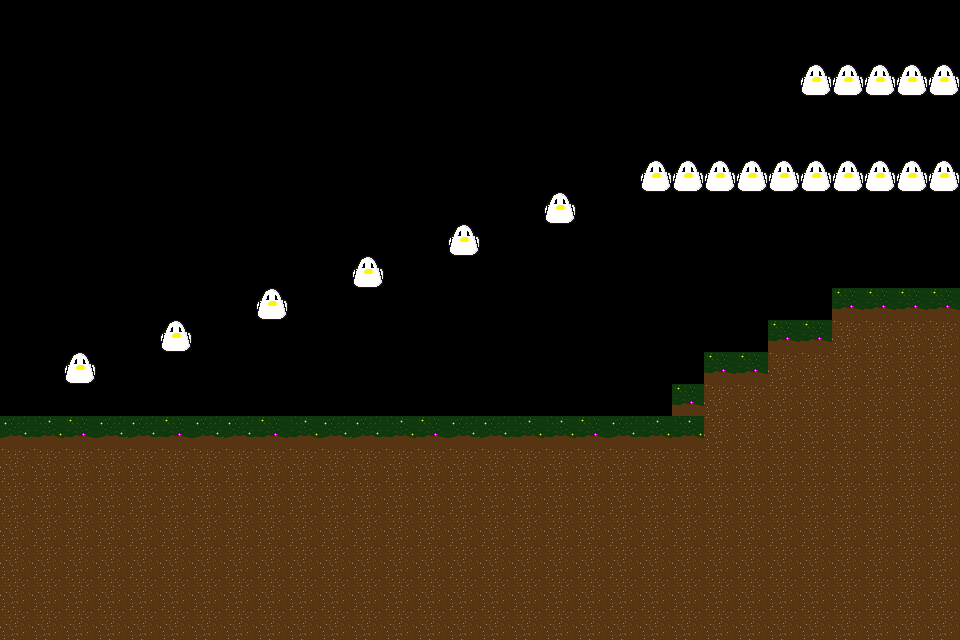

This is a level from a 2D game, rendered from its Tiled map with the project's own tilesets. A one-line summary and the complete map file follow:
An orthogonal 30x20 tile map with 32x32 px tiles, 1 tile layer (Tile Layer 1).

<map version="1.10" tiledversion="1.10.2" orientation="orthogonal" renderorder="right-down" width="30" height="20" tilewidth="32" tileheight="32" infinite="0" nextlayerid="2" nextobjectid="1">
 <tileset firstgid="1" source="Jungle.tsx" />
 <layer id="1" name="Tile Layer 1" width="30" height="20">
  <data encoding="csv">
0,0,0,0,0,0,0,0,0,0,0,0,0,0,0,0,0,0,0,0,0,0,0,0,0,0,0,0,0,0,
0,0,0,0,0,0,0,0,0,0,0,0,0,0,0,0,0,0,0,0,0,0,0,0,0,0,0,0,0,0,
0,0,0,0,0,0,0,0,0,0,0,0,0,0,0,0,0,0,0,0,0,0,0,0,0,5,5,5,5,5,
0,0,0,0,0,0,0,0,0,0,0,0,0,0,0,0,0,0,0,0,0,0,0,0,0,0,0,0,0,0,
0,0,0,0,0,0,0,0,0,0,0,0,0,0,0,0,0,0,0,0,0,0,0,0,0,0,0,0,0,0,
0,0,0,0,0,0,0,0,0,0,0,0,0,0,0,0,0,0,0,0,5,5,5,5,5,5,5,5,5,5,
0,0,0,0,0,0,0,0,0,0,0,0,0,0,0,0,0,5,0,0,0,0,0,0,0,0,0,0,0,0,
0,0,0,0,0,0,0,0,0,0,0,0,0,0,5,0,0,0,0,0,0,0,0,0,0,0,0,0,0,0,
0,0,0,0,0,0,0,0,0,0,0,5,0,0,0,0,0,0,0,0,0,0,0,0,0,0,0,0,0,0,
0,0,0,0,0,0,0,0,5,0,0,0,0,0,0,0,0,0,0,0,0,0,0,0,0,0,3,3,3,3,
0,0,0,0,0,5,0,0,0,0,0,0,0,0,0,0,0,0,0,0,0,0,0,0,3,3,1,1,1,1,
0,0,5,0,0,0,0,0,0,0,0,0,0,0,0,0,0,0,0,0,0,0,3,3,1,1,1,1,1,1,
0,0,0,0,0,0,0,0,0,0,0,0,0,0,0,0,0,0,0,0,0,3,1,1,1,1,1,1,1,1,
2147483650,4,3,2147483650,2147483650,3,2147483650,2147483650,3,4,2147483650,2147483650,4,3,2147483650,2147483650,4,4,3,2147483650,4,4,1,1,1,1,1,1,1,1,
1,1,1,1,1,1,1,1,1,1,1,1,1,1,1,1,1,1,1,1,1,1,1,1,1,1,1,1,1,1,
1,1,1,1,1,1,1,1,1,1,1,1,1,1,1,1,1,1,1,1,1,1,1,1,1,1,1,1,1,1,
1,1,1,1,1,1,1,1,1,1,1,1,1,1,1,1,1,1,1,1,1,1,1,1,1,1,1,1,1,1,
1,1,1,1,1,1,1,1,1,1,1,1,1,1,1,1,1,1,1,1,1,1,1,1,1,1,1,1,1,1,
1,1,1,1,1,1,1,1,1,1,1,1,1,1,1,1,1,1,1,1,1,1,1,1,1,1,1,1,1,1,
1,1,1,1,1,1,1,1,1,1,1,1,1,1,1,1,1,1,1,1,1,1,1,1,1,1,1,1,1,1
</data>
 </layer>
</map>